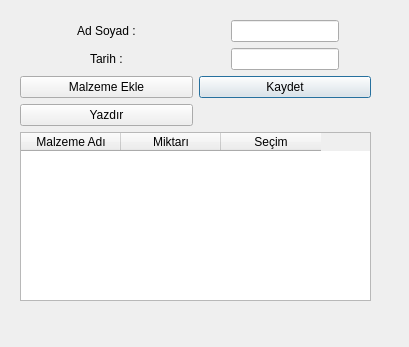
<?xml version="1.0" encoding="UTF-8"?>
<ui version="4.0">
 <class>Tutanak</class>
 <widget class="QDialog" name="Tutanak">
  <property name="geometry">
   <rect>
    <x>0</x>
    <y>0</y>
    <width>409</width>
    <height>347</height>
   </rect>
  </property>
  <property name="windowTitle">
   <string>Dialog</string>
  </property>
  <widget class="QWidget" name="gridLayoutWidget">
   <property name="geometry">
    <rect>
     <x>20</x>
     <y>20</y>
     <width>351</width>
     <height>281</height>
    </rect>
   </property>
   <layout class="QGridLayout" name="gridLayout">
    <item row="0" column="1" alignment="Qt::AlignmentFlag::AlignHCenter">
     <widget class="QLineEdit" name="lineEdit_10"/>
    </item>
    <item row="1" column="0" alignment="Qt::AlignmentFlag::AlignHCenter">
     <widget class="QLabel" name="label_11">
      <property name="text">
       <string>Tarih :</string>
      </property>
     </widget>
    </item>
    <item row="2" column="1">
     <widget class="QPushButton" name="pushButtonKayit">
      <property name="text">
       <string>Kaydet</string>
      </property>
     </widget>
    </item>
    <item row="1" column="1" alignment="Qt::AlignmentFlag::AlignHCenter">
     <widget class="QLineEdit" name="lineEdit_11"/>
    </item>
    <item row="3" column="0">
     <widget class="QPushButton" name="pushButtonYaz">
      <property name="text">
       <string>Yazdır</string>
      </property>
     </widget>
    </item>
    <item row="0" column="0" alignment="Qt::AlignmentFlag::AlignHCenter">
     <widget class="QLabel" name="label_10">
      <property name="text">
       <string>Ad Soyad :</string>
      </property>
     </widget>
    </item>
    <item row="2" column="0">
     <widget class="QPushButton" name="pushButtonMek">
      <property name="text">
       <string>Malzeme Ekle</string>
      </property>
     </widget>
    </item>
    <item row="4" column="0" colspan="2">
     <widget class="QTableWidget" name="tableWidget_tutanak">
      <column>
       <property name="text">
        <string>Malzeme Adı</string>
       </property>
      </column>
      <column>
       <property name="text">
        <string>Miktarı</string>
       </property>
      </column>
      <column>
       <property name="text">
        <string>Seçim</string>
       </property>
      </column>
     </widget>
    </item>
   </layout>
  </widget>
 </widget>
 <tabstops>
  <tabstop>lineEdit_10</tabstop>
  <tabstop>lineEdit_11</tabstop>
  <tabstop>pushButtonMek</tabstop>
  <tabstop>pushButtonKayit</tabstop>
  <tabstop>pushButtonYaz</tabstop>
  <tabstop>tableWidget_tutanak</tabstop>
 </tabstops>
 <resources/>
 <connections/>
</ui>
